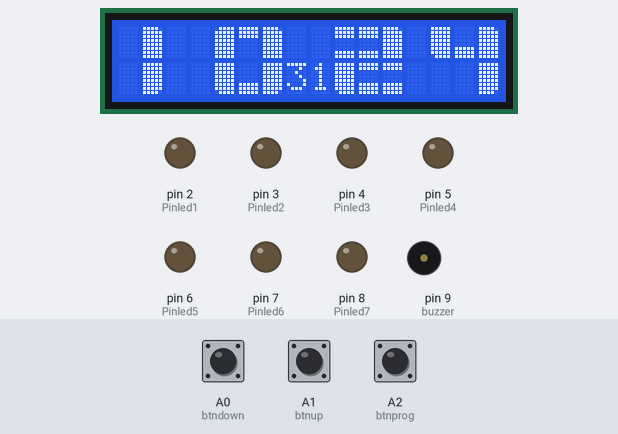
A sketch run on a simulated Arduino Uno, built with avr-gcc and run on an emulated ATmega328P. On the bench: 16×2 character LCD, output pins drawn as LEDs (lit = HIGH), buzzer (waves = sounding). Inputs (shaded band) come from the test bench; at power-on: A2 (btnprog) HIGH, A0 (btndown) HIGH, A1 (btnup) HIGH. The local clock reads 2024-03-15 10:24:30 at power-on unless the sketch sets it.

Above: at 1.6 s.
1.7 s: A2 (btnprog) pulled LOW for 0.15 s
At 2.5 s:
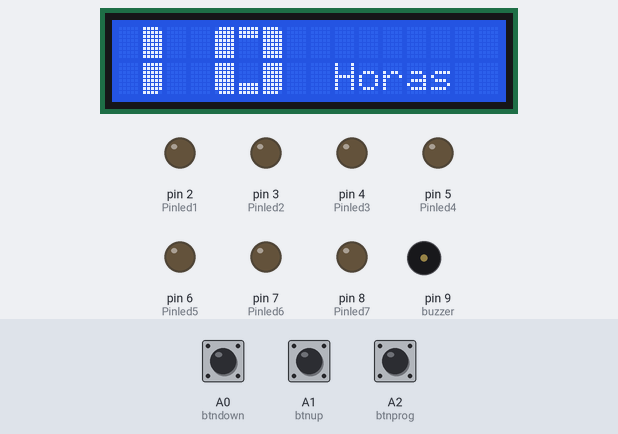
3.3 s: A0 (btndown) pulled LOW for 3.2 s
At 3.65 s:
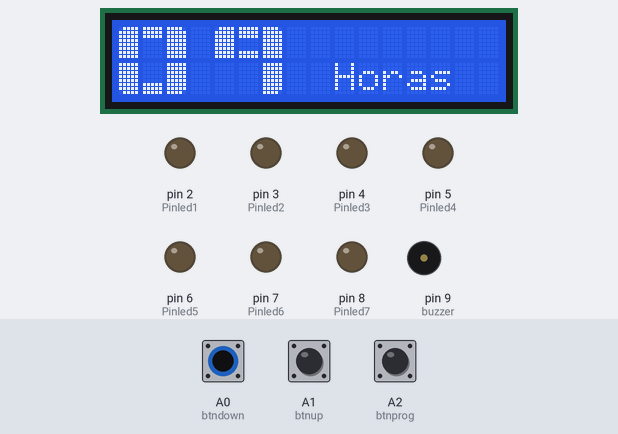
8.0 s: A2 (btnprog) pulled LOW for 1 s
At 8.7 s:
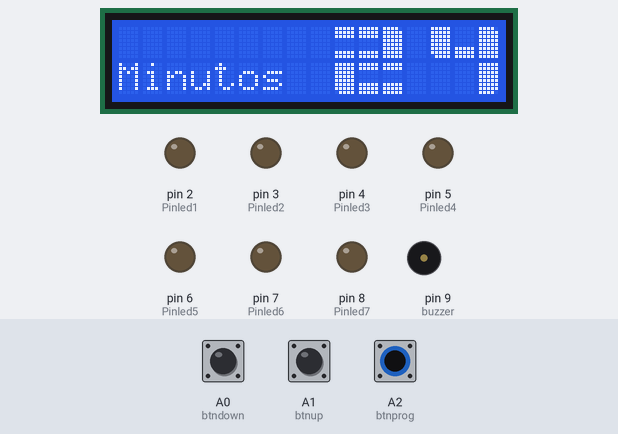
10.5 s: A1 (btnup) pulled LOW for 3.2 s
At 14.1 s:
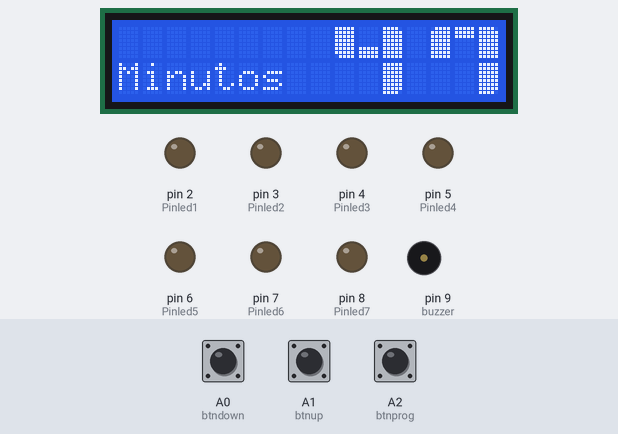
15.2 s: A1 (btnup) pulled LOW for 0.15 s
At 16.5 s:
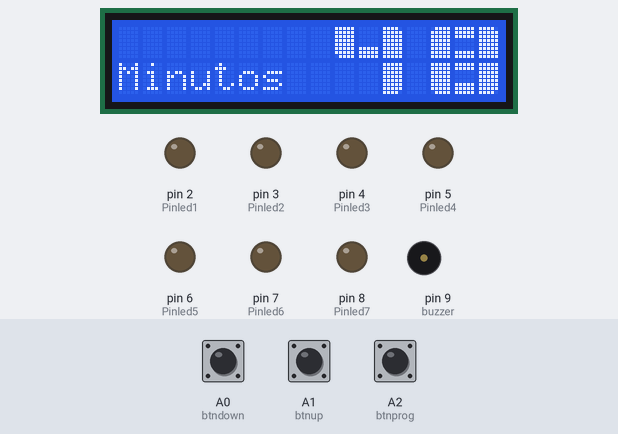
16.8 s: A1 (btnup) pulled LOW for 1 s
At 18.6 s:
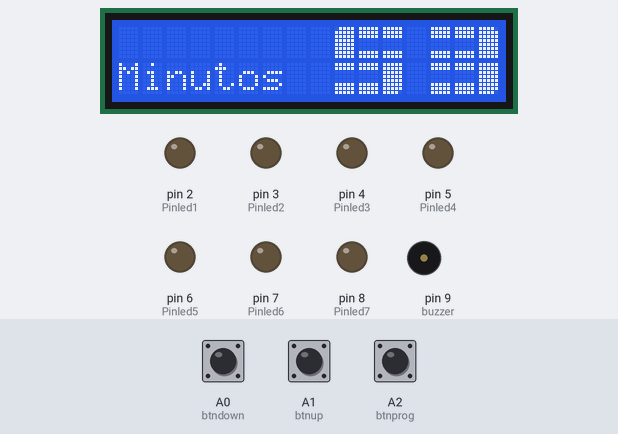
Timing chart, 0 to 20.1 s (numbered marks = the images above; inputs shaded):
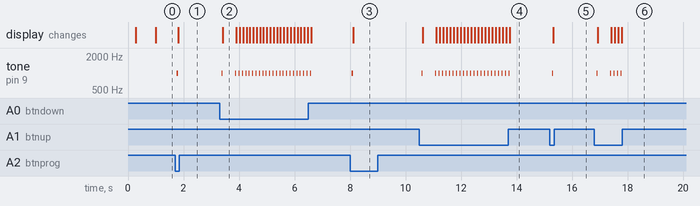

The sketch:

Dispensador_2.ino
```cpp
 #include <EEPROM.h>
#include  <LiquidCrystal_I2C.h>
#include  <Wire.h>
#include  <DS1307RTC.h>
#include  <TimeLib.h>

// ================== LCD ==================
LiquidCrystal_I2C lcd(0x27, 16, 2);

// ================== Variables de UI / Dígitos grandes ==================
int x = 0, numeros;
int minutoanterior1 = -1, minutoanterior2 = -1, horaanterior1 = -1, horaanterior2 = -1;

// ================== Tiempo actual ==================
int hora;
int minuto;
int segundo;

// ================== Botones ==================
const int btndown = A0;
const int btnup   = A1;
const int btnprog = A2;

// ================== Antirrebote (debounce) ==================
const unsigned long DEBOUNCE_MS      = 60;
const unsigned long REPEAT_DELAY_MS  = 500;
const unsigned long REPEAT_RATE_MS   = 120;

enum {IDX_DOWN=0, IDX_UP=1, IDX_PROG=2};
const uint8_t BTN_PINS[3] = {btndown, btnup, btnprog};
int lastReadingBtn[3]     = {HIGH, HIGH, HIGH};
int stableStateBtn[3]     = {HIGH, HIGH, HIGH};
unsigned long lastDebounceBtn[3] = {0,0,0};
bool pressedEventBtn[3]   = {false,false,false};
unsigned long pressedAtBtn[3] = {0,0,0};
unsigned long lastRepeatAt[3]  = {0,0,0};

inline void updateButtons(){
  unsigned long now = millis();
  for (int i=0;i<3;i++){
    int r = digitalRead(BTN_PINS[i]);
    if (r != lastReadingBtn[i]){
      lastReadingBtn[i] = r;
      lastDebounceBtn[i] = now;
    }
    if ((now - lastDebounceBtn[i]) >= DEBOUNCE_MS){
      if (stableStateBtn[i] != r){
        stableStateBtn[i] = r;
        if (r == LOW){
          pressedEventBtn[i] = true;
          pressedAtBtn[i] = now;
          lastRepeatAt[i] = now;
        }
      }
    }
  }
}

inline bool buttonPressed(int idx){
  if (pressedEventBtn[idx]){ pressedEventBtn[idx] = false; return true; }
  return false;
}

inline bool buttonIsDown(int idx){
  return stableStateBtn[idx] == LOW;
}

inline bool buttonRepeat(int idx){
  unsigned long now = millis();
  if (stableStateBtn[idx] == LOW){
    if (now - pressedAtBtn[idx] >= REPEAT_DELAY_MS){
      if (now - lastRepeatAt[idx] >= REPEAT_RATE_MS){
        lastRepeatAt[idx] = now;
        return true;
      }
    }
  }
  return false;
}

// ================== Salidas ==================
const int Pinled1 = 2;
const int Pinled2 = 3;
const int Pinled3 = 4;
const int Pinled4 = 5;
const int Pinled5 = 6;
const int Pinled6 = 7;
const int Pinled7 = 8;
const int buzzer  = 9;

// ================== Estado general ==================
int cont = 1;
unsigned long antes, antes1;
bool estado = false;

// ================== RTC / cache ==================
int Hour = 0, Min = 0, Sec = 0;
int hora_actual1 = 0, minuto_actual1 = 0;
tmElements_t tm;

// ================== Dígitos personalizados ==================
byte LT[8]  = {B01111, B11111, B11111, B11111, B11111, B11111, B11111, B11111};
byte UB[8]  = {B11111, B11111, B11111, B00000, B00000, B00000, B00000, B00000};
byte RT[8]  = {B11110, B11111, B11111, B11111, B11111, B11111, B11111, B11111};
byte LL[8]  = {B11111, B11111, B11111, B11111, B11111, B11111, B11111, B01111};
byte LB[8]  = {B00000, B00000, B00000, B00000, B00000, B11111, B11111, B11111};
byte LR[8]  = {B11111, B11111, B11111, B11111, B11111, B11111, B11111, B11110};
byte UMB[8] = {B11111, B11111, B11111, B00000, B00000, B00000, B11111, B11111};
byte LMB[8] = {B11111, B11111, B00000, B00000, B00000, B11111, B11111, B11111};

// ================== Alarmas (7) ==================
int alarmaHora1 = 24, alarmaMinuto1 = 0;
int alarmaHora2 = 24, alarmaMinuto2 = 0;
int alarmaHora3 = 24, alarmaMinuto3 = 0;
int alarmaHora4 = 24, alarmaMinuto4 = 0;
int alarmaHora5 = 24, alarmaMinuto5 = 0;
int alarmaHora6 = 24, alarmaMinuto6 = 0;
int alarmaHora7 = 24, alarmaMinuto7 = 0;

int* AH[7] = {&alarmaHora1, &alarmaHora2, &alarmaHora3, &alarmaHora4, &alarmaHora5, &alarmaHora6, &alarmaHora7};
int* AM[7] = {&alarmaMinuto1, &alarmaMinuto2, &alarmaMinuto3, &alarmaMinuto4, &alarmaMinuto5, &alarmaMinuto6, &alarmaMinuto7};
const int LEDS[7] = {Pinled1, Pinled2, Pinled3, Pinled4, Pinled5, Pinled6, Pinled7};

bool alarmaSonando[7]   = {false,false,false,false,false,false,false};
bool alarmaEjecutada[7] = {false,false,false,false,false,false,false};
bool ledActivo[7]       = {false,false,false,false,false,false,false};
unsigned long alarmaInicio[7] = {0,0,0,0,0,0,0};
unsigned long ledInicio[7]    = {0,0,0,0,0,0,0};

// ======= CONFIGURACIÓN INICIAL =======
// Duración (en segundos) que el LED permanece encendido al activarse una alarma
const unsigned int DURACION_LED_S = 20;    // <-- AJUSTA AQUÍ (LED)
const unsigned int DURACION_ALARMA_S = 10; // <-- AJUSTA AQUÍ (Buzzer/alarma)
unsigned long duracionLed    = (unsigned long)DURACION_LED_S * 1000UL;
unsigned long duracionAlarma = (unsigned long)DURACION_ALARMA_S * 1000UL;

// ================== EEPROM ==================
struct Persist {
  int hora[7];
  int minuto[7];
};
const int EEPROM_ADDR = 0;

// ---------- Utilidades de dibujo ----------
inline void clearDigitAt(int col){
  lcd.setCursor(col,0); lcd.print("   ");
  lcd.setCursor(col,1); lcd.print("   ");
}

// Dibuja SIN limpiar (usado por drawDigitChanged)
void custom0(){ lcd.setCursor(x,0); lcd.write((byte)0); lcd.write(1); lcd.write(2);
                lcd.setCursor(x,1); lcd.write(3);        lcd.write(4); lcd.write(5); }
// ** CENTRADO del número 1 **
void custom1(){ lcd.setCursor(x+1,0); lcd.write(2);   // columna central arriba
                lcd.setCursor(x+1,1); lcd.write(5); } // columna central abajo
void custom2(){ lcd.setCursor(x,0); lcd.write(6); lcd.write(6); lcd.write(2);
                lcd.setCursor(x,1); lcd.write(3); lcd.write(7); lcd.write(7); }
void custom3(){ lcd.setCursor(x,0); lcd.write(6); lcd.write(6); lcd.write(2);
                lcd.setCursor(x,1); lcd.write(7); lcd.write(7); lcd.write(5); }
void custom4(){ lcd.setCursor(x,0); lcd.write(3); lcd.write(4); lcd.write(2);
                lcd.setCursor(x,1); lcd.print("  "); lcd.write(5); }
void custom5(){ lcd.setCursor(x,0); lcd.write((byte)0); lcd.write(6); lcd.write(6);
                lcd.setCursor(x,1); lcd.write(7);        lcd.write(7); lcd.write(5); }
void custom6(){ lcd.setCursor(x,0); lcd.write((byte)0); lcd.write(6); lcd.write(6);
                lcd.setCursor(x,1); lcd.write(3);        lcd.write(7); lcd.write(5); }
void custom7(){ lcd.setCursor(x,0); lcd.write((byte)0); lcd.write(1); lcd.write(2);
                lcd.setCursor(x,1); lcd.print("  "); lcd.write(5); }
void custom8(){ lcd.setCursor(x,0); lcd.write((byte)0); lcd.write(6); lcd.write(2);
                lcd.setCursor(x,1); lcd.write(3);        lcd.write(7); lcd.write(5); }
void custom9(){ lcd.setCursor(x,0); lcd.write((byte)0); lcd.write(6); lcd.write(2);
                lcd.setCursor(x,1); lcd.print("  ");     lcd.write(5); }

void mostranumero(){ // no limpia: se usa junto a drawDigitChanged
  switch(numeros){
    case 0: custom0(); break;
    case 1: custom1(); break;
    case 2: custom2(); break;
    case 3: custom3(); break;
    case 4: custom4(); break;
    case 5: custom5(); break;
    case 6: custom6(); break;
    case 7: custom7(); break;
    case 8: custom8(); break;
    case 9: custom9(); break;
  }
}

// Dibuja el dígito en 'col' sólo si cambia respecto a *last.
inline void drawDigitChanged(int col, int value, int* last){
  if (*last != value){
    clearDigitAt(col);
    x = col; numeros = value;
    mostranumero();
    *last = value;
  }
}

// DIBUJO FORZADO: limpia y dibuja sin chequear caches (para reentrada)
inline void drawDigitForced(int col, int value){
  clearDigitAt(col);
  x = col; numeros = value;
  mostranumero();
}

// ---------- Caches para pantallas de programación ----------
int lastProgHourT = -1, lastProgHourO = -1;
int lastProgMinT  = -1, lastProgMinO  = -1;
int lastAlarmHourT[7]; int lastAlarmHourO[7];
int lastAlarmMinT[7];  int lastAlarmMinO[7];

inline void resetProgCaches(){
  lastProgHourT = lastProgHourO = -1;
  lastProgMinT  = lastProgMinO  = -1;
  for (int i=0;i<7;i++){
    lastAlarmHourT[i] = lastAlarmHourO[i] = -1;
    lastAlarmMinT[i]  = lastAlarmMinO[i]  = -1;
  }
}

int lastSecDisplayed = -1; // cache de segundos mostrados

// ---------- Prototipos ----------
void guardarEEPROM();
void cargarEEPROM();
void Reloj();
void progHora();
void redrawClockForced();

// ================== SETUP ==================
void setup() {
  Serial.begin(9600);
  pinMode(btndown, INPUT_PULLUP);
  pinMode(btnup,   INPUT_PULLUP);
  pinMode(btnprog, INPUT_PULLUP);
  for (int i=0;i<7;i++) pinMode(LEDS[i], OUTPUT);
  pinMode(buzzer, OUTPUT);

  lcd.begin(16,2);
  lcd.backlight();
  delay(100);
  lcd.createChar(0, LT); lcd.createChar(1, UB); lcd.createChar(2, RT);
  lcd.createChar(3, LL); lcd.createChar(4, LB); lcd.createChar(5, LR);
  lcd.createChar(6, UMB); lcd.createChar(7, LMB);
  lcd.clear();
  lastSecDisplayed = -1;

  resetProgCaches();
  cargarEEPROM();
  Reloj();
}

// ================== LOOP ==================
void loop() {
  updateButtons();

  if (buttonPressed(IDX_PROG)) {
    tone(buzzer, 1000, 50);
    progHora();
  }

  if (millis() - antes >= 1000) {
    Reloj();
    antes = millis();
  }

  /*  // Puntos titilando (desactivado a favor de mostrar segundos)
  static bool puntos = false;
  if (millis() - antes1 >= 500 && !buttonIsDown(IDX_PROG)) {
    puntos = !puntos;
    lcd.setCursor(8, 0); lcd.print(puntos ? "." : " ");
    lcd.setCursor(8, 1); lcd.print(puntos ? "." : " ");
    antes1 = millis();
  }
*/for (int i = 0; i < 7; i++) {
    if ((*AH[i] >= 0 && *AH[i] <= 23) &&
        (hora_actual1 == *AH[i]) &&
        (minuto_actual1 == *AM[i]) &&
        !alarmaEjecutada[i]) {

      digitalWrite(LEDS[i], HIGH);
      tone(buzzer, 1000);
      alarmaInicio[i] = millis();
      ledInicio[i]    = millis();
      ledActivo[i]     = true;
      alarmaSonando[i] = true;
      alarmaEjecutada[i] = true;
    }

    // Apagar solo el LED cuando se cumpla su propia duración
    if (ledActivo[i] && (millis() - ledInicio[i] >= duracionLed)) {
      digitalWrite(LEDS[i], LOW);
      ledActivo[i] = false;
    }

    // Finalizar la alarma (buzzer) cuando llegue el tiempo de alarma
    if (alarmaSonando[i] && (millis() - alarmaInicio[i] >= duracionAlarma)) {
      alarmaSonando[i] = false;
      bool alguien = false;
      for (int k=0;k<7;k++) if (alarmaSonando[k]) {alguien=true; break;}
      if (!alguien) noTone(buzzer);
    }

    if (alarmaSonando[i] && (buttonIsDown(IDX_UP) || buttonIsDown(IDX_DOWN))) {
      digitalWrite(LEDS[i], LOW);
      ledActivo[i] = false;
      alarmaSonando[i] = false;
      bool alguien = false;
      for (int k=0;k<7;k++) if (alarmaSonando[k]) {alguien=true; break;}
      if (!alguien) noTone(buzzer);
    }
  }

  static int minutoAnteriorReset = -1;
  if (minuto_actual1 != minutoAnteriorReset) {
    for (int i=0;i<7;i++) alarmaEjecutada[i] = false;
    minutoAnteriorReset = minuto_actual1;
  }
}

// ================== EEPROM ==================
void guardarEEPROM() {
  Persist p;
  for (int i=0;i<7;i++) { p.hora[i] = *AH[i]; p.minuto[i] = *AM[i]; }
  EEPROM.put(EEPROM_ADDR, p);
}

void cargarEEPROM() {
  Persist p;
  EEPROM.get(EEPROM_ADDR, p);
  for (int i=0;i<7;i++) {
    int h = p.hora[i];
    int m = p.minuto[i];
    if (h < 0 || h > 24) h = 24;
    if (m < 0 || m > 59) m = 0;
    *AH[i] = h;
    *AM[i] = m;
  }
}

// ================== RELOJ (lectura + dibujo HH:MM) ==================
void Reloj(){
  tmElements_t tmm;
  if (RTC.read(tmm)){
    Hour = tmm.Hour;
    Min  = tmm.Minute;
    Sec  = tmm.Second;

    hora_actual1   = Hour;
    minuto_actual1 = Min;

    int hT = Hour / 10, hO = Hour % 10;
    int mT = Min  / 10, mO = Min  % 10;

    drawDigitChanged(0,  hT, &horaanterior1);
    drawDigitChanged(4,  hO, &horaanterior2);
    drawDigitChanged(9,  mT, &minutoanterior1);
    drawDigitChanged(13, mO, &minutoanterior2);
    // ===== Segundos en el centro (col 7-8, fila 1) =====
    if (!estado) {
      if (lastSecDisplayed != Sec) {
        lcd.setCursor(7, 1);
        if (Sec < 10) lcd.print("0");
        lcd.print(Sec);
        lastSecDisplayed = Sec;
      }
    }

  }
}

// Dibujo forzado del reloj: útil al salir de programación
void redrawClockForced(){
  // Intentamos leer del RTC para coherencia
  tmElements_t tmm;
  if (RTC.read(tmm)){
    Hour = tmm.Hour;
    Min  = tmm.Minute;
  }
  lcd.clear();
  drawDigitForced(0,  Hour / 10);
  drawDigitForced(4,  Hour % 10);
  drawDigitForced(9,  Min  / 10);
  drawDigitForced(13, Min  % 10);
  // Actualizamos caches para que Reloj() siga a partir de aquí
  horaanterior1 = Hour / 10;
  horaanterior2 = Hour % 10;
  minutoanterior1 = Min / 10;
  minutoanterior2 = Min % 10;
}

// ================== PROGRAMACIÓN (cont) ==================
void progHora(){
  estado = true;
  lcd.clear();
  resetProgCaches(); // prepara caches fresh para esta sesión

  while (estado == true){
    updateButtons();

    if (buttonPressed(IDX_PROG)){
      tone(buzzer, 1000, 50);
      cont++;
      if (cont > 16) {
        cont = 1;
        estado = false;
        // Escribimos nueva hora al RTC
        tm.Hour = Hour; tm.Minute = Min; tm.Second = Sec;
        RTC.write(tm);
        // Forzamos un repintado completo del reloj
        redrawClockForced();
        lastSecDisplayed = -1;
        break;
      }
      lcd.clear();
    }

    // 1: Hora actual
    if (cont == 1){
      lcd.setCursor(9,1); lcd.print("Horas");
      drawDigitChanged(0,  Hour / 10, &lastProgHourT);
      drawDigitChanged(4,  Hour % 10, &lastProgHourO);

      bool stepUp = buttonPressed(IDX_UP) || buttonRepeat(IDX_UP);
      bool stepDown = buttonPressed(IDX_DOWN) || buttonRepeat(IDX_DOWN);
      if (stepUp){ tone(buzzer, 1000, 10); Hour++; if (Hour >= 24) Hour = 0; lastProgHourT = -1; lastProgHourO = -1; }
      if (stepDown){ tone(buzzer, 1000, 10); Hour--; if (Hour < 0) Hour = 23; lastProgHourT = -1; lastProgHourO = -1; }
    }

    // 2: Minutos actuales
    if (cont == 2){
      lcd.setCursor(0,1); lcd.print("Minutos");
      drawDigitChanged(9,  Min / 10, &lastProgMinT);
      drawDigitChanged(13, Min % 10, &lastProgMinO);

      bool stepUp = buttonPressed(IDX_UP) || buttonRepeat(IDX_UP);
      bool stepDown = buttonPressed(IDX_DOWN) || buttonRepeat(IDX_DOWN);
      if (stepUp){ tone(buzzer, 1000, 10); Min++; if (Min >= 60) Min = 0; lastProgMinT = -1; lastProgMinO = -1; }
      if (stepDown){ tone(buzzer, 1000, 10); Min--; if (Min < 0) Min = 59; lastProgMinT = -1; lastProgMinO = -1; }
    }

    // 3..16: 7 alarmas (hora/min)
    for (int i=0;i<7;i++){
      int base = 3 + 2*i; // base: hora, base+1: minuto

      if (cont == base){
        // HORA: "Alarma n" a la DERECHA
        lcd.setCursor(8,0); lcd.print("Alarma "); lcd.print(i+1);
        lcd.setCursor(9,1); lcd.print("Horas");

        drawDigitChanged(0,  (*AH[i]) / 10, &lastAlarmHourT[i]);
        drawDigitChanged(4,  (*AH[i]) % 10, &lastAlarmHourO[i]);

        bool stepUp = buttonPressed(IDX_UP) || buttonRepeat(IDX_UP);
        bool stepDown = buttonPressed(IDX_DOWN) || buttonRepeat(IDX_DOWN);
        if (stepUp){
          tone(buzzer, 1000, 10);
          if (*AH[i] == 24) *AH[i] = 0; else (*AH[i])++;
          if (*AH[i] >= 24) *AH[i] = 0;
          guardarEEPROM();
          lastAlarmHourT[i] = -1; lastAlarmHourO[i] = -1;
        }
        if (stepDown){
          tone(buzzer, 1000, 10);
          if (*AH[i] == 24) *AH[i] = 23; else (*AH[i])--;
          if (*AH[i] < 0) *AH[i] = 23;
          guardarEEPROM();
          lastAlarmHourT[i] = -1; lastAlarmHourO[i] = -1;
        }
      }

      if (cont == base+1){
        // MINUTOS: "Alarma n" a la IZQUIERDA
        lcd.setCursor(0,0); lcd.print("Alarma "); lcd.print(i+1);
        lcd.setCursor(0,1); lcd.print("Minutos");

        drawDigitChanged(9,  (*AM[i]) / 10, &lastAlarmMinT[i]);
        drawDigitChanged(13, (*AM[i]) % 10, &lastAlarmMinO[i]);

        bool stepUp = buttonPressed(IDX_UP) || buttonRepeat(IDX_UP);
        bool stepDown = buttonPressed(IDX_DOWN) || buttonRepeat(IDX_DOWN);
        if (stepUp){ tone(buzzer, 1000, 10); (*AM[i])++; if (*AM[i] >= 60) *AM[i] = 0; guardarEEPROM(); lastAlarmMinT[i] = -1; lastAlarmMinO[i] = -1; }
        if (stepDown){ tone(buzzer, 1000, 10); (*AM[i])--; if (*AM[i] < 0) *AM[i] = 59; guardarEEPROM(); lastAlarmMinT[i] = -1; lastAlarmMinO[i] = -1; }
      }
    }

    tm.Hour = Hour; tm.Minute = Min; tm.Second = Sec;
    RTC.write(tm);
  }
  // aseguramos pantalla limpia al salir
  // (redrawClockForced ya se invoca al cerrar el ciclo)
}
```

Measured:
- after the input at 1.7 s, tone on pin 9 (buzzer): silent → 1000 Hz after 0.06 s, → silent 0.05 s later; the display: changes after 0.11 s (image 1)
- after the input at 3.3 s, tone on pin 9 (buzzer): goes 1000 Hz 0.01 s, silent 0.49 s, 22 × (1000 Hz 0.01 s, silent 0.11 s), 1000 Hz 0.01 s, then silent, starting after 0.07 s; the display: changes after 0.10 s (image 2)
- after the input at 8.0 s, tone on pin 9 (buzzer): silent → 1000 Hz after 0.06 s, → silent 0.05 s later; the display: changes after 0.11 s (image 3)
- after the input at 10.5 s, tone on pin 9 (buzzer): goes 1000 Hz 0.01 s, silent 0.49 s, 21 × (1000 Hz 0.01 s, silent 0.12 s), 1000 Hz 0.01 s, then silent, starting after 0.08 s; the display: first changes after 0.11 s (image 4 shows a later state)
- after the input at 15.2 s, tone on pin 9 (buzzer): silent → 1000 Hz after 0.08 s, → silent 0.01 s later; the display: changes after 0.11 s (image 5)
- after the input at 16.8 s, tone on pin 9 (buzzer): goes 1000 Hz 0.01 s, silent 0.49 s, 3 × (1000 Hz 0.01 s, silent 0.12 s), 1000 Hz 0.01 s, then silent, starting after 0.08 s; the display: first changes after 0.11 s (image 6 shows a later state)
- what the display in image 2 shows lasts 0.5 s, from 3.4 s to 3.9 s
